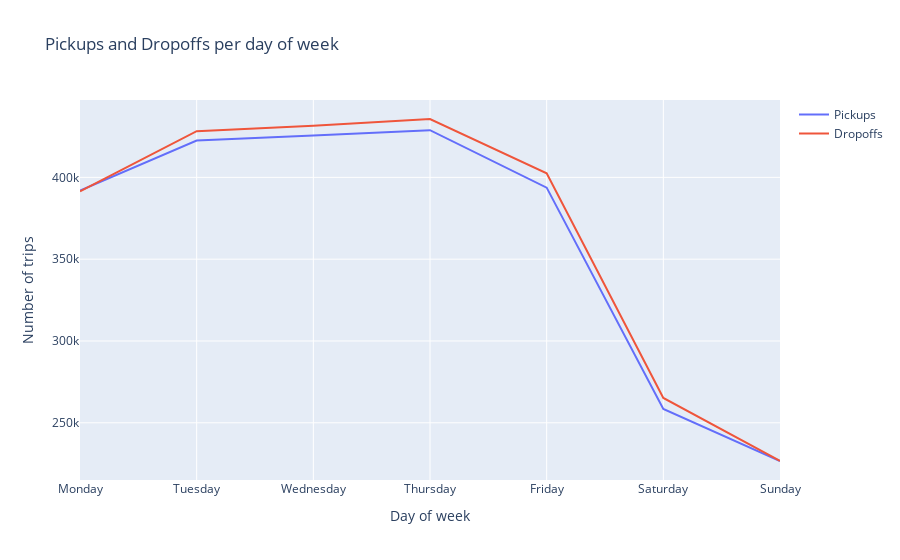

Write notebook code for a chart like this one.
### Code cell
# Group by day of week
grouped_pickups_and_dropoffs = pickups_and_dropoffs.groupby(pickups_and_dropoffs.index.dayofweek).sum()[["pickups", "dropoffs"]]
grouped_pickups_and_dropoffs.index = ['Monday', 'Tuesday', 'Wednesday', 'Thursday', 'Friday', 'Saturday', 'Sunday']

# plotly plot
fig = go.Figure()

fig.add_trace(go.Scatter(x=grouped_pickups_and_dropoffs.index, y=grouped_pickups_and_dropoffs['pickups'],
                    mode='lines',
                    name='Pickups'))

fig.add_trace(go.Scatter(x=grouped_pickups_and_dropoffs.index, y=grouped_pickups_and_dropoffs['dropoffs'],
                    mode='lines',
                    name='Dropoffs'))

fig.update_layout(title='Pickups and Dropoffs per day of week',
                     xaxis_title='Day of week',
                     yaxis_title='Number of trips')

fig.show()

### Figure 1 — Plotly figure (JSON) as saved in the notebook; plotly's stock layout.template omitted (floating-point values rounded to 4 significant figures)
{"data": [{"mode": "lines", "name": "Pickups", "type": "scatter", "x": ["Monday", "Tuesday", "Wednesday", "Thursday", "Friday", "Saturday", "Sunday"], "y": [391982, 422469, 425521, 428835, 393722, 258429, 226664]}, {"mode": "lines", "name": "Dropoffs", "type": "scatter", "x": ["Monday", "Tuesday", "Wednesday", "Thursday", "Friday", "Saturday", "Sunday"], "y": [391493, 428223, 431560, 435662, 402520, 265188, 226803]}], "layout": {"title": {"text": "Pickups and Dropoffs per day of week"}, "xaxis": {"title": {"text": "Day of week"}}, "yaxis": {"title": {"text": "Number of trips"}}}}
